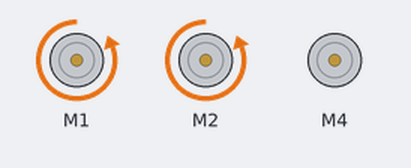
This sketch was run on a simulated Arduino Uno, built with avr-gcc and run on an emulated ATmega328P. Parts: 3 × DC motor (green arrow = forward, orange = backward, longer = faster). Random numbers use the default seed unless the sketch sets one.

Above: at 0.1 s.
At 4.6 s:
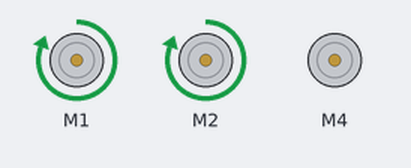
At 13.0 s:
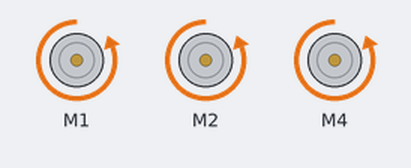
At 16.4 s:
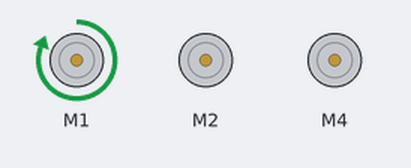
At 31.1 s:
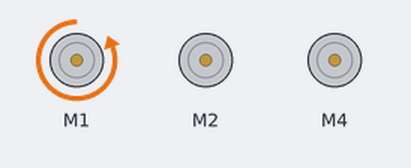
At 32.8 s:
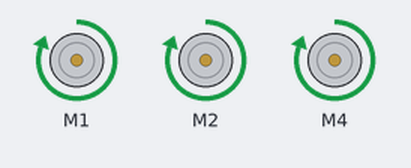
Timing chart, 0 to 40.0 s (numbered marks = the images above):
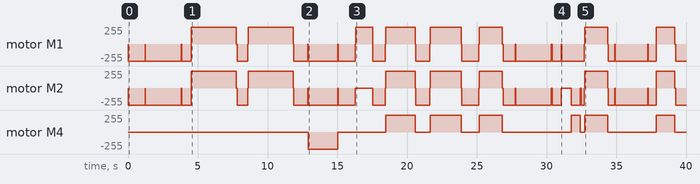

Measured:
- by itself, motor M4: stopped → backward 255/255 at 12.9 s, → stopped 2.1 s later, → forward 255/255 3.4 s later, → stopped 2.1 s later, … (14 changes in this stretch)

The sketch:

drafts.ino
```cpp
#include <AFMotor.h>
AF_DCMotor engine1st(1);
AF_DCMotor engine2nd(2);
AF_DCMotor engine3rd(3);
AF_DCMotor engine4th(4);

int fast = 255;
int idle = 0;
int controls[] = {
    10, 20, 30,
    40, 50, 60,
    70, 80, 90,
    1, 2, 3, 4, 5, 6, 7};
int delaysBasic[] = {222, 333, 444, 555, 666, 777, 888, 999, 1111, 1222};
int delaysNormal[] = {1333, 1444, 1555, 1666, 1777, 1888, 1999, 2111, 2222};
int delaysLonger[] = {2333, 2444, 2555, 2666, 2777, 2888, 2999, 3111, 3222};

int getIndexBool(bool source[], int sourceLen)
{
  int index = random(sourceLen);
  return source[index];
}

int getIndex(int source[], int sourceLen)
{
  int index = random(sourceLen);
  return source[index];
}

void moveHalfPotency(AF_DCMotor engineFirst, AF_DCMotor engineSecond, int duration, char where)
{
  int fast = 255;
  int idle = 0;

  if (where == 'frente')
  {
    engineFirst.setSpeed(fast);
    engineFirst.run(FORWARD);
    engineSecond.setSpeed(fast);
    engineSecond.run(FORWARD);
    delay(duration);
    engineFirst.setSpeed(idle);
    engineFirst.run(RELEASE);
    engineSecond.setSpeed(idle);
    engineSecond.run(RELEASE);
    delay(25);
  }
  else
  {
    engineFirst.setSpeed(fast);
    engineFirst.run(BACKWARD);
    engineSecond.setSpeed(fast);
    engineSecond.run(BACKWARD);
    delay(duration);
    engineFirst.setSpeed(idle);
    engineFirst.run(RELEASE);
    engineSecond.setSpeed(idle);
    engineSecond.run(RELEASE);
    delay(25);
  }
}

void goBackward(
  AF_DCMotor engineFirst,
  AF_DCMotor engineSecond,
  AF_DCMotor engineThird,
  AF_DCMotor engineFourth,
  int spd,
  int duration
  )
{

  //  engineFirst.setSpeed(fast);
  //  engineFirst.run(FORWARD);
  engineSecond.setSpeed(spd);
  engineSecond.run(BACKWARD);
  engineThird.setSpeed(spd);
  engineThird.run(BACKWARD);
  engineFourth.setSpeed(spd);
  engineFourth.run(BACKWARD);
  delay(duration);

  //  engineFirst.setSpeed(fast);
  //  engineFirst.run(RELEASE);
  engineSecond.setSpeed(idle);
  engineSecond.run(RELEASE);
  engineThird.setSpeed(idle);
  engineThird.run(RELEASE);
  engineFourth.setSpeed(idle);
  engineFourth.run(RELEASE);
  delay(50);
}

void goForward(
  AF_DCMotor engineFirst,
  AF_DCMotor engineSecond,
  AF_DCMotor engineThird,
  AF_DCMotor engineFourth,
  int spd,
  int duration
)
{
  engineThird.setSpeed(spd);
  engineThird.run(FORWARD);
  engineFourth.setSpeed(spd);
  engineFourth.run(FORWARD);
  // engineFirst.setSpeed(fast);
  // engineFirst.run(FORWARD);
  engineSecond.setSpeed(spd);
  engineSecond.run(FORWARD);
  delay(duration);

  // engineFirst.setSpeed(fast);
  // engineFirst.run(RELEASE);
  engineSecond.setSpeed(idle);
  engineSecond.run(RELEASE);
  engineThird.setSpeed(idle);
  engineThird.run(RELEASE);
  engineFourth.setSpeed(idle);
  engineFourth.run(RELEASE);
  delay(50);
}

void turnLeft(
  AF_DCMotor engineFirst,
  AF_DCMotor engineSecond,
  int spd,
  int duration
  )
{
  // Este é o comando
  engineFirst.setSpeed(spd);
  engineFirst.run(FORWARD);
  engineSecond.setSpeed(spd);
  engineSecond.run(FORWARD);
  delay(duration);
  // Caso precise que pare
  engineFirst.setSpeed(idle);
  engineFirst.run(RELEASE);
  engineSecond.setSpeed(idle);
  engineSecond.run(RELEASE);
  delay(50);
}

void turnLeftBackward(AF_DCMotor engineFirst, AF_DCMotor engineSecond,int spd, int duration)
{
  // Este é o comando
  engineFirst.setSpeed(spd);
  engineFirst.run(BACKWARD);
  engineSecond.setSpeed(spd);
  engineSecond.run(BACKWARD);
  delay(duration);
  // Caso precise que pare
  engineFirst.setSpeed(idle);
  engineFirst.run(RELEASE);
  engineSecond.setSpeed(idle);
  engineSecond.run(RELEASE);
  delay(50);
}

void turnRightAlternative(AF_DCMotor engineFirst, AF_DCMotor engineSecond,int spd, int duration)
{
  engineFirst.setSpeed(255);
  engineFirst.run(BACKWARD);
  engineSecond.setSpeed(spd);
  engineSecond.run(FORWARD);
  delay(duration);

  engineFirst.setSpeed(idle);
  engineFirst.run(RELEASE);
  engineSecond.setSpeed(idle);
  engineSecond.run(RELEASE);
  delay(50);
}

void goRandom(
  AF_DCMotor engineFirst,
  AF_DCMotor engineSecond,
  AF_DCMotor engineThird,
  AF_DCMotor engineFourth,
  int spd,
  int duration
  )
{
  int option = random(6);
  bool commands[] = {true, false};
  int order = getIndexBool(commands, 2);

  if (option == 0)
  {
    engineSecond.setSpeed(spd);
    engineSecond.run(BACKWARD);
    delay(duration);

    // -------------------------------------------------------------------------------------------------------------------------------------------------------------
    if (order == true)
    {
      goForward(engineFirst, engineSecond, engineThird, engineFourth, spd, duration);
    }
  }
  else if (option == 1)
  {
    engineSecond.setSpeed(spd);
    engineSecond.run(FORWARD);
    delay(duration);

    // -------------------------------------------------------------------------------------------------------------------------------------------------------------
    if (order == true)
    {
      goBackward(engineFirst, engineSecond, engineThird, engineFourth, spd, duration);
    }
  }

  else if (option == 2)
  {
    engineThird.setSpeed(spd);
    engineThird.run(BACKWARD);
    delay(duration);

    // -------------------------------------------------------------------------------------------------------------------------------------------------------------
    if (order == true)
    {
      turnLeft(engine2nd, engine3rd, spd, duration);
    }
  }
  else if (option == 3)
  {
    engineFourth.setSpeed(spd);
    engineFourth.run(FORWARD);
    delay(duration);

    // -------------------------------------------------------------------------------------------------------------------------------------------------------------
    if (order == true)
    {
      turnLeftBackward(engine2nd, engine3rd, spd, duration);
    }
  }
  else if (option == 4)
  {
    engineFourth.setSpeed(spd);
    engineFourth.run(BACKWARD);
    delay(duration);

    // -------------------------------------------------------------------------------------------------------------------------------------------------------------
    if (order == true)
    {
      turnRightAlternative(engine3rd, engine4th, spd, duration);
    }
  }
  else if (option == 5)
  {
    engineFourth.setSpeed(spd);
    engineFourth.run(FORWARD);
    delay(duration);
  }
}

void setup()
{
}

void loop()
{
  // Controladores que definem a duração das ações no loop
  int option = getIndex(controls, 14);
  int shorter = getIndex(delaysBasic, 10);
  int average = getIndex(delaysNormal, 9);
  int longer = getIndex(delaysLonger, 9);

  // Define qual variação entre os motores será executado (12 combinações)
  int decision = random(12);

  if (decision == 0)
  {
    moveHalfPotency(engine1st, engine2nd, shorter, 'frente');
  }
  else if (decision == 1)
  {
    moveHalfPotency(engine1st, engine2nd, shorter, 'trás');
  }
  else if (decision == 2)
  {
    moveHalfPotency(engine3rd, engine4th, shorter, 'frente');
  }
  else if (decision == 3)
  {
    moveHalfPotency(engine3rd, engine4th, shorter, 'trás');
  }
  else if (decision == 4)
  {
    moveHalfPotency(engine2nd, engine3rd, shorter, 'frente');
  }
  else if (decision == 5)
  {
    moveHalfPotency(engine2nd, engine3rd, shorter, 'trás');
  }
  else if (decision == 6)
  {
    moveHalfPotency(engine2nd, engine4th, shorter, 'frente');
  }
  else if (decision == 7)
  {
    moveHalfPotency(engine2nd, engine4th, shorter, 'trás');
  }
  else if (decision == 8)
  {
    moveHalfPotency(engine1st, engine3rd, shorter, 'frente');
  }
  else if (decision == 9)
  {
    moveHalfPotency(engine1st, engine3rd, shorter, 'trás');
  }
  else if (decision == 10)
  {
    moveHalfPotency(engine1st, engine4th, shorter, 'frente');
  }
  else if (decision == 11)
  {
    moveHalfPotency(engine1st, engine4th, shorter, 'trás');
  }

  // Outros movimentos
  if (option == 10 || option == 20 || option == 30)
  {
    goForward(engine1st, engine2nd, engine3rd, engine4th,fast, average);
  }
  else if (option == 40 || option == 50 || option == 60)
  {
    goBackward(engine1st, engine2nd, engine3rd, engine4th, fast, average);
  }
  else if (option == 70)
  {
    turnLeft(engine2nd, engine3rd, fast, longer);
  }
  else if (option == 80)
  {
    turnLeftBackward(engine2nd, engine3rd, fast, longer);
  }
  else if (option == 90)
  {
    turnRightAlternative(engine3rd, engine4th, fast, longer);
  }
  else
  {
    goRandom(engine1st, engine2nd, engine3rd, engine4th, fast, shorter);
  }
}
```
